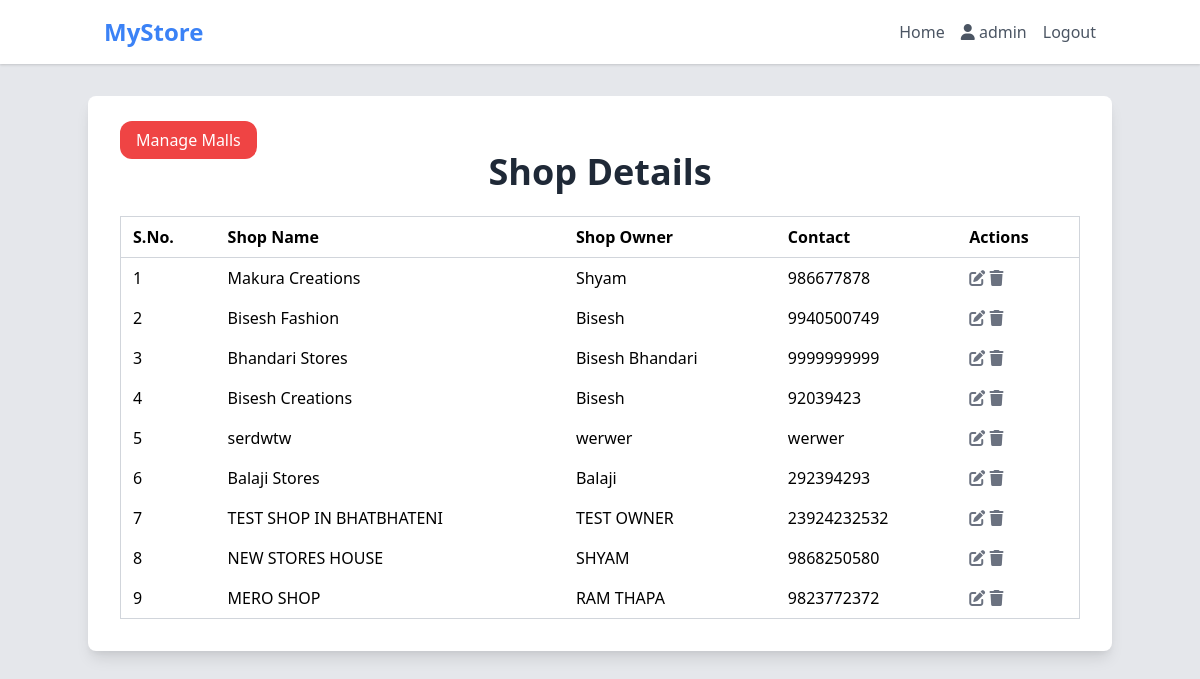
/ (signed in), run on the app's committed database.
### geoapp/models.py (models this page shows, shortened)
class Shop(models.Model):
    user = models.OneToOneField(User, on_delete=models.CASCADE, related_name='shop')
    shopName = models.CharField(max_length=50)
    shopOwner = models.CharField(max_length=50, default="Blank")
    shopContact = models.CharField(max_length=50, default="9999999999")
    latitude = models.CharField(max_length=100,default='0.0')
    mall = models.ForeignKey(Mall,on_delete=models.CASCADE,null=True,blank=True,related_name='shops')
    longitude = models.CharField(max_length=100,default="0.0")

### geoapp/views.py (the view)
# urls.py: path('',views.home,name='home'),
@login_required(login_url='login')
def home(request):
    if request.user.is_superuser:
        shops = Shop.objects.all()
        return render(request,'home.html',{'shops': shops})
    else:
        user = request.user
        shop = Shop.objects.get(user = user)
        products = Product.objects.filter(productOwner = shop)
        return render(request,'home.html',{'products':products})

### geoapp/templates/home.html (shortened to what this page needs)
{% extends 'base.html' %}
{% block content %}
    <div class="container mx-auto mt-8 p-8 bg-white rounded-lg shadow-lg">
        {% if request.user.is_superuser %}
        <a href="{% url 'listmall' %}" class="px-4 py-2 bg-red-500 rounded-xl text-white">Manage Malls</a>
            <h1 class="text-4xl font-bold text-center mb-6 text-gray-800">Shop Details</h1>
            <div class="overflow-x-auto mt-6">
                <table class="min-w-full border border-gray-300 divide-y divide-gray-300">
                    <thead>
                        <tr>
                            <th class="py-2 px-3 text-left">S.No.</th>
                            <th class="py-2 px-3 text-left">Shop Name</th>
                            <th class="py-2 px-3 text-left">Shop Owner</th>
                            <th class="py-2 px-3 text-left">Contact</th>
                            <th class="py-2 px-3 text-left">Actions</th>
                        </tr>
                    </thead>
                    <tbody class="space-y-2">
                        {% for shop in shops %}
                            <tr>
                                <td class="py-2 px-3">{{ forloop.counter }}</td>
                                <td class="py-2 px-3"><a href="{% url 'shopDetail' shop.pk %}">{{ shop.shopName }}</a></td>
                                <td class="py-2 px-3">{{ shop.shopOwner }}</td>
                                <td class="py-2 px-3">{{ shop.shopContact }}</td>
                                <td class="py-2 px-3">
                                    <a class="edit-button bg-transparent text-gray-500 hover:text-blue-500 focus:outline-none"
                                        href="{% url 'editshop' shop.pk %}">
                                        <i class="fa-solid fa-edit"></i>
                                    </a>
                                    <a class="delete-button bg-transparent text-gray-500 hover:text-red-500 focus:outline-none"
                                        href="{% url 'deleteshop' shop.pk %}">
                                        <i class="fa-solid fa-trash"></i>
                                    </a>
                                </td>
                            </tr>
                        {% endfor %}
                    </tbody>
                </table>
            </div>
        {% endif %}
    </div>
{% endblock %}

### templates/base.html (shortened to what this page needs)
<!DOCTYPE html>
<html lang="en">
<head>
    <link rel="stylesheet" href="https://cdn.jsdelivr.net/npm/tailwindcss@2.2.19/dist/tailwind.min.css">
    <link rel="stylesheet" href="https://cdnjs.cloudflare.com/ajax/libs/font-awesome/6.5.1/css/all.min.css" />
    <link rel="stylesheet" href="https://unpkg.com/leaflet@1.9.4/dist/leaflet.css" />
</head>
<body class="bg-gray-200">
    <nav class="bg-white shadow">
        <div class="container mx-auto px-4">
            <div class="flex items-center justify-between py-4">
                <div class="flex items-center">
                    <a href="/" class="text-2xl font-bold text-blue-500">MyStore</a>
                </div>
                <div class="hidden lg:flex space-x-4">
                    <a href="#" class="text-gray-600 hover:text-blue-500">Home</a>
                    <p class="text-gray-600 hover:text-blue-500">
                        <i class="fa-solid fa-user"></i>
                        {{request.user}}</p>
                    <a href="{%url 'logout'%}" class="text-gray-600 hover:text-blue-500 cursor-pointer">Logout</a>
                </div>
            </div>
        </div>
    </nav>
    {%block content%}{%endblock content%}
</body>
</html>

### data on the page
Shop: shopName "Makura Creations", shopOwner "Shyam", shopContact "986677878"
Shop: shopName "Bisesh Fashion", shopOwner "Bisesh", shopContact "9940500749"
Shop: shopName "Bhandari Stores", shopOwner "Bisesh Bhandari", shopContact "9999999999"
Shop: shopName "Bisesh Creations", shopOwner "Bisesh", shopContact "92039423"
Shop: shopName "serdwtw", shopOwner "werwer", shopContact "werwer"
Shop: shopName "Balaji Stores", shopOwner "Balaji", shopContact "292394293"
Shop: shopName "TEST SHOP IN BHATBHATENI", shopOwner "TEST OWNER", shopContact "23924232532"
Shop: shopName "NEW STORES HOUSE", shopOwner "SHYAM", shopContact "9868250580"
Shop: shopName "MERO SHOP", shopOwner "RAM THAPA", shopContact "9823772372"

### other printed values
{{ request.user }} "admin"
